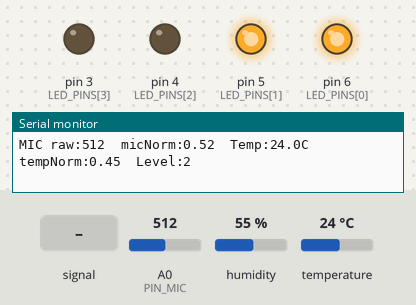
This sketch was run on a simulated Arduino Uno, built with avr-gcc and run on an emulated ATmega328P. On the bench: output pins drawn as LEDs (lit = HIGH), the last lines printed to the serial monitor. Inputs (shaded band) come from the test bench; at power-on: temperature 24 °C, A0 (PIN_MIC) = 512, humidity 55 %.

Above: at 1.2 s.
1.3 s: A0 (PIN_MIC) fed a 1000 Hz sine of ±255 counts around its level
At 2.1 s:
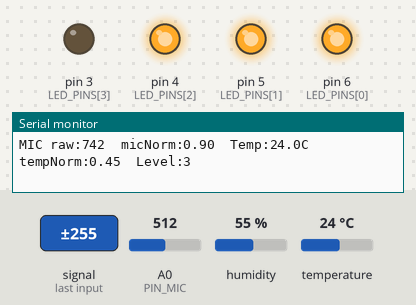
4.3 s: temperature set to 26 °C
At 6.6 s:
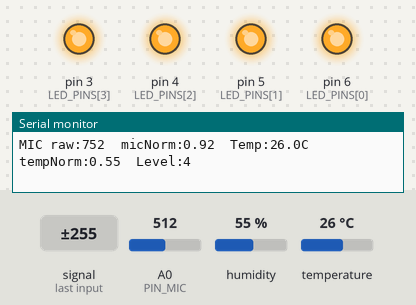
7.3 s: A0 (PIN_MIC) set to 716
At 7.8 s:
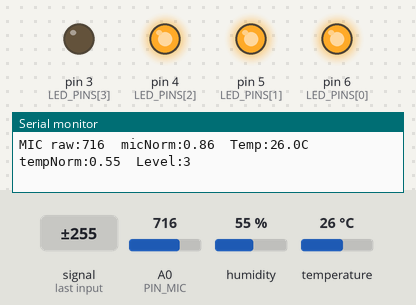
8.8 s: A0 (PIN_MIC) set to 743
At 10.1 s:
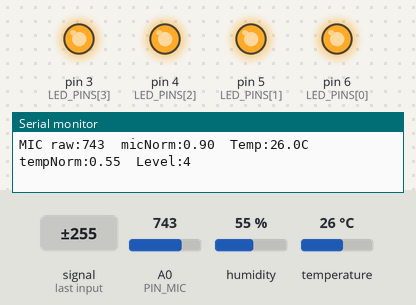
10.4 s: A0 (PIN_MIC) set to 511
At 11.5 s:
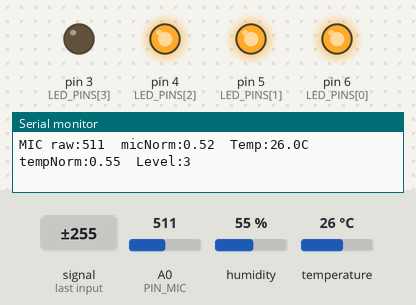
Timing chart, 0 to 12.9 s (numbered marks = the images above; inputs shaded):
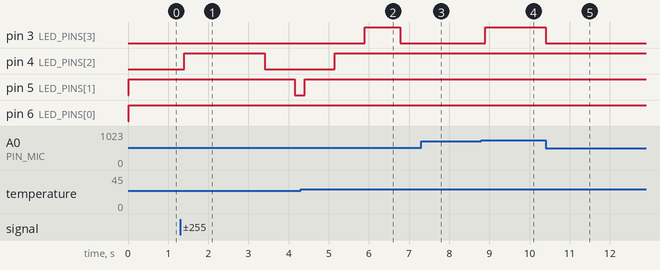

The sketch:

MIC_DHT11_MIC_LED.ino
```cpp
// Combined MIC (A0) + DHT11 (D2) LED level driver on D6, D5, D4, D3
// Behavior:
// - Higher sound and higher temperature -> more LEDs on (up to 4)
// - Lower sound and lower temperature -> fewer LEDs on (down to 1)
// Wiring:
//   DHT11 data: D2
//   MIC analog: A0
//   LEDs: D6, D5, D4, D3 (active HIGH)

#include <dht11.h>
dht11 DHT11;

// Pins
const byte PIN_DHT = 2;     // DHT11 data pin
const byte PIN_MIC = A0;    // MIC analog input
const byte LED_PINS[4] = {6, 5, 4, 3};

// State
float humidity = 0.0;
float temperature = 0.0;

// Tunables
// Expected temperature range for mapping (°C)
const float TEMP_MIN = 15.0;   // cold
const float TEMP_MAX = 35.0;   // hot
// Sound thresholds for normalization (raw ADC)
const int MIC_LOW = 200;       // quiet
const int MIC_HIGH = 800;      // loud

// Helper: constrain and map float to 0..1
float fmap01(float x, float inMin, float inMax) {
  if (inMax == inMin) return 0.0;
  if (x < inMin) x = inMin;
  if (x > inMax) x = inMax;
  return (x - inMin) / (inMax - inMin);
}

// Helper: set N LEDs on from highest pin to lowest (D6..D3)
void setLedLevel(uint8_t level) {
  // level: 1..4 (ensure min 1)
  if (level < 1) level = 1;
  if (level > 4) level = 4;
  for (uint8_t i = 0; i < 4; i++) {
    digitalWrite(LED_PINS[i], (i < level) ? HIGH : LOW);
  }
}

void setup() {
  Serial.begin(9600);
  // LED pins
  for (uint8_t i = 0; i < 4; i++) {
    pinMode(LED_PINS[i], OUTPUT);
    digitalWrite(LED_PINS[i], LOW);
  }
}

void loop() {
  // Read DHT11
  int dhtStatus = DHT11.read(PIN_DHT);
  if (dhtStatus == 0) {
    humidity = DHT11.humidity;
    temperature = DHT11.temperature;
  } else {
    // If read failed, keep previous values (or optionally set defaults)
  }

  // Read MIC
  int micRaw = analogRead(PIN_MIC);

  // Normalize inputs to 0..1
  float micNorm = fmap01((float)micRaw, MIC_LOW, MIC_HIGH);
  float tempNorm = fmap01(temperature, TEMP_MIN, TEMP_MAX);

  // Combine: weighted average; adjust weights as desired
  const float wSound = 0.6;   // sound weight
  const float wTemp = 0.4;    // temperature weight
  float combined = (micNorm * wSound) + (tempNorm * wTemp);

  // Map combined 0..1 to LED level 1..4
  // Use thresholds to avoid flicker
  uint8_t level;
  if (combined >= 0.75) {
    level = 4;
  } else if (combined >= 0.5) {
    level = 3;
  } else if (combined >= 0.25) {
    level = 2;
  } else {
    level = 1;
  }

  setLedLevel(level);

  // Debug output
  Serial.print("MIC raw:"); Serial.print(micRaw);
  Serial.print("  micNorm:"); Serial.print(micNorm, 2);
  Serial.print("  Temp:"); Serial.print(temperature, 1);
  Serial.print("C  tempNorm:"); Serial.print(tempNorm, 2);
  Serial.print("  Level:"); Serial.println(level);

  delay(100);
}
```

Measured:
- the behaviour switches between 24 and 25 °C on temperature (found by bisection; images 1 and 2)
- the behaviour switches between 729 and 730 on A0 (PIN_MIC) (found by bisection; images 3 and 4)
- after the input at 1.3 s, pin 4 (LED_PINS[2]): LOW → HIGH after 0.10 s, → LOW 2.0 s later; pin 5 (LED_PINS[1]): HIGH → LOW after 2.8 s
- after the input at 4.3 s, pin 3 (LED_PINS[3]): LOW → HIGH after 1.6 s, → LOW 0.88 s later
- after the input at 7.3 s, pin 4 (LED_PINS[2]): stays HIGH (without the input it goes to LOW after 0.23 s)
- after the input at 8.8 s, pin 3 (LED_PINS[3]): LOW → HIGH after 0.10 s
- after the input at 10.4 s, pin 3 (LED_PINS[3]): HIGH → LOW at once
